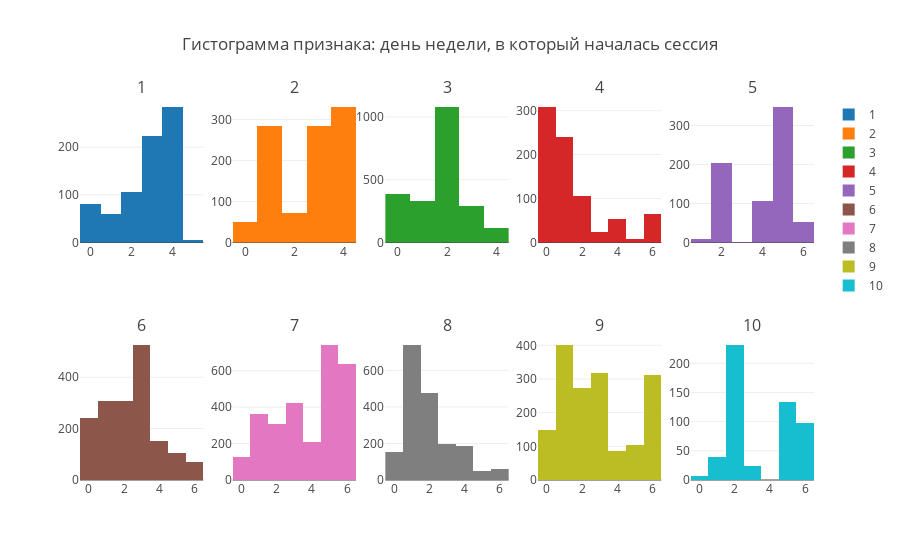

This figure's notebook cell:
### Markdown cell above
**Различия между пользователями заметны, час начала сессии будем применять в финальной модели**

### Code cell
fig = tools.make_subplots(rows=2, cols=5, subplot_titles=a)
for idx, (user, sub_df) in  enumerate(pd.groupby(train_data_10users, 'lab')): 
    trace = go.Histogram(x = sub_df['day_of_week'], name=user)
    fig.append_trace(trace, int(idx/5)+1, int(idx%5)+1)
    
fig['layout'].update(title=u'Гистограмма признака: день недели, в который началась сессия')
iplot(fig)

### Figure 1 — Plotly figure (JSON) as saved in the notebook; plotly's stock layout.template omitted (floating-point values rounded to 4 significant figures; data arrays with more than 128 entries replaced by an {"elided": "..."} marker saying what was removed)
{"data": [{"name": 1, "type": "histogram", "x": {"elided": "760 int values"}, "xaxis": "x1", "yaxis": "y1"}, {"name": 2, "type": "histogram", "x": {"elided": "1022 int values"}, "xaxis": "x2", "yaxis": "y2"}, {"name": 3, "type": "histogram", "x": {"elided": "2204 int values"}, "xaxis": "x3", "yaxis": "y3"}, {"name": 4, "type": "histogram", "x": {"elided": "802 int values"}, "xaxis": "x4", "yaxis": "y4"}, {"name": 5, "type": "histogram", "x": {"elided": "720 int values"}, "xaxis": "x5", "yaxis": "y5"}, {"name": 6, "type": "histogram", "x": {"elided": "1712 int values"}, "xaxis": "x6", "yaxis": "y6"}, {"name": 7, "type": "histogram", "x": {"elided": "2796 int values"}, "xaxis": "x7", "yaxis": "y7"}, {"name": 8, "type": "histogram", "x": {"elided": "1868 int values"}, "xaxis": "x8", "yaxis": "y8"}, {"name": 9, "type": "histogram", "x": {"elided": "1643 int values"}, "xaxis": "x9", "yaxis": "y9"}, {"name": 10, "type": "histogram", "x": {"elided": "534 int values"}, "xaxis": "x10", "yaxis": "y10"}], "layout": {"annotations": [{"font": {"size": 16}, "showarrow": false, "text": 1, "x": 0.084, "xanchor": "center", "xref": "paper", "y": 1, "yanchor": "bottom", "yref": "paper"}, {"font": {"size": 16}, "showarrow": false, "text": 2, "x": 0.292, "xanchor": "center", "xref": "paper", "y": 1, "yanchor": "bottom", "yref": "paper"}, {"font": {"size": 16}, "showarrow": false, "text": 3, "x": 0.5, "xanchor": "center", "xref": "paper", "y": 1, "yanchor": "bottom", "yref": "paper"}, {"font": {"size": 16}, "showarrow": false, "text": 4, "x": 0.708, "xanchor": "center", "xref": "paper", "y": 1, "yanchor": "bottom", "yref": "paper"}, {"font": {"size": 16}, "showarrow": false, "text": 5, "x": 0.916, "xanchor": "center", "xref": "paper", "y": 1, "yanchor": "bottom", "yref": "paper"}, {"font": {"size": 16}, "showarrow": false, "text": 6, "x": 0.084, "xanchor": "center", "xref": "paper", "y": 0.375, "yanchor": "bottom", "yref": "paper"}, {"font": {"size": 16}, "showarrow": false, "text": 7, "x": 0.292, "xanchor": "center", "xref": "paper", "y": 0.375, "yanchor": "bottom", "yref": "paper"}, {"font": {"size": 16}, "showarrow": false, "text": 8, "x": 0.5, "xanchor": "center", "xref": "paper", "y": 0.375, "yanchor": "bottom", "yref": "paper"}, {"font": {"size": 16}, "showarrow": false, "text": 9, "x": 0.708, "xanchor": "center", "xref": "paper", "y": 0.375, "yanchor": "bottom", "yref": "paper"}, {"font": {"size": 16}, "showarrow": false, "text": 10, "x": 0.916, "xanchor": "center", "xref": "paper", "y": 0.375, "yanchor": "bottom", "yref": "paper"}], "title": "Гистограмма признака: день недели, в который началась сессия", "xaxis1": {"anchor": "y1", "domain": [0, 0.168]}, "xaxis10": {"anchor": "y10", "domain": [0.832, 1]}, "xaxis2": {"anchor": "y2", "domain": [0.208, 0.376]}, "xaxis3": {"anchor": "y3", "domain": [0.416, 0.584]}, "xaxis4": {"anchor": "y4", "domain": [0.624, 0.792]}, "xaxis5": {"anchor": "y5", "domain": [0.832, 1]}, "xaxis6": {"anchor": "y6", "domain": [0, 0.168]}, "xaxis7": {"anchor": "y7", "domain": [0.208, 0.376]}, "xaxis8": {"anchor": "y8", "domain": [0.416, 0.584]}, "xaxis9": {"anchor": "y9", "domain": [0.624, 0.792]}, "yaxis1": {"anchor": "x1", "domain": [0.625, 1]}, "yaxis10": {"anchor": "x10", "domain": [0, 0.375]}, "yaxis2": {"anchor": "x2", "domain": [0.625, 1]}, "yaxis3": {"anchor": "x3", "domain": [0.625, 1]}, "yaxis4": {"anchor": "x4", "domain": [0.625, 1]}, "yaxis5": {"anchor": "x5", "domain": [0.625, 1]}, "yaxis6": {"anchor": "x6", "domain": [0, 0.375]}, "yaxis7": {"anchor": "x7", "domain": [0, 0.375]}, "yaxis8": {"anchor": "x8", "domain": [0, 0.375]}, "yaxis9": {"anchor": "x9", "domain": [0, 0.375]}}}
